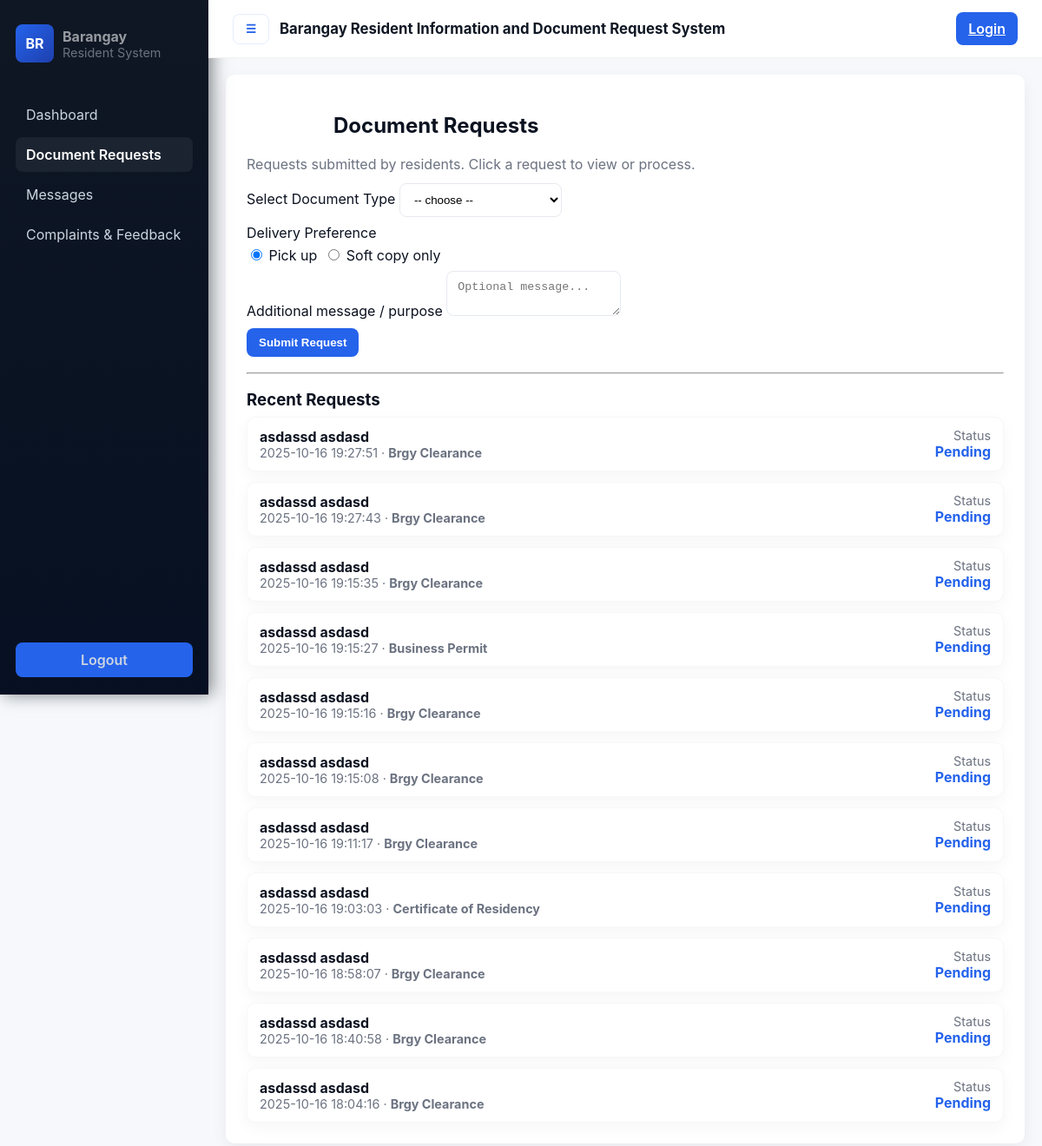
/public/document_requests.php, run on the app's committed database.
### tables this page shows
CREATE TABLE `tbl_requests` (
  `request_id` int(11) NOT NULL,
  `resident_id` int(11) DEFAULT NULL,
  `doc_id` int(11) DEFAULT NULL,
  `status` varchar(50) NOT NULL,
  `date_requested` datetime DEFAULT current_timestamp(),
  `notes` text DEFAULT NULL,
  `payment_method` enum('GCash','Cash') DEFAULT 'GCash',
  `payment_status` enum('Pending','Paid') DEFAULT 'Pending',
  `delivery_option` enum('Soft Copy','Pickup') DEFAULT 'Pickup',
  `release_date` date DEFAULT NULL
);

CREATE TABLE `tbl_residents` (
  `resident_id` int(11) NOT NULL,
  `first_name` varchar(100) NOT NULL,
  `last_name` varchar(100) NOT NULL,
  `birthdate` date NOT NULL,
  `gender` enum('Male','Female','Other') NOT NULL,
  `address` varchar(255) NOT NULL,
  `household_id` int(11) DEFAULT NULL
);

CREATE TABLE `tbl_documents` (
  `doc_id` int(11) NOT NULL,
  `doc_name` varchar(100) NOT NULL,
  `description` text DEFAULT NULL,
  `fee` decimal(10,2) DEFAULT 0.00
);

### includes/session.php (called while the page is built, shortened)
<?php
function current_role() {
    return isset($_SESSION['role']) ? $_SESSION['role'] : null;
}

### public/document_requests.php (the view, shortened to what this page needs)
<?php
$role = isset($_GET['role']) ? $_GET['role'] : 'resident';
include '../includes/sidebar.php';
include '../includes/header.php';
?>
<main class="main-content container">
    <div class="card">
        <div style="display:flex;align-items:center;justify-content:space-between;gap:12px">
            <div>
                <h2 style="margin-left:100">Document Requests</h2>
                <p class="muted" style="margin:4px 0 0 0">Requests submitted by residents. Click a request to view or process.</p>
            </div>
        </div>
        <div style="margin-top:12px">
            <?php
            include_once __DIR__ . '/../includes/db.php';
            include_once __DIR__ . '/../includes/session.php';
            include_once __DIR__ . '/../includes/requests_helper.php';
            $viewerRole = current_role() ? current_role() : $role;
            try {
                $stmt = $pdo->query('SELECT doc_id, doc_name, fee FROM tbl_documents ORDER BY doc_name');
            } catch (Exception $e) {
                $docs = [];
            }
            ?>
            <?php if ($viewerRole !== 'admin' && $viewerRole !== 'staff'): ?>
            <form method="post" id="requestForm">
                <label for="document_type">Select Document Type</label>
                <select name="document_type" id="document_type">
                    <option value="">-- choose --</option>
                </select>
                <div style="margin-top:8px">
                    <label>Delivery Preference</label>
                    <div style="display:flex;gap:8px;margin-top:6px">
                        <label><input type="radio" name="delivery" value="pickup" checked> Pick up</label>
                        <label><input type="radio" name="delivery" value="softcopy"> Soft copy only</label>
                    </div>
                </div>
                <div style="margin-top:8px">
                    <label for="notes">Additional message / purpose</label>
                    <textarea name="notes" id="notes" placeholder="Optional message..."></textarea>
                </div>
                <div style="margin-top:10px">
                    <button class="btn" type="submit">Submit Request</button>
                </div>
            </form>
            <?php else: ?>
            <?php endif; ?>
            <hr style="margin:18px 0" />
            <h3>Recent Requests</h3>
            <?php
            try {
                if ($viewerRole === 'admin' || $viewerRole === 'staff' || $viewerRole === 'resident') {
                    $stmt = $pdo->prepare('SELECT r.request_id, d.doc_name, r.status, r.date_requested, rr.first_name, rr.last_name FROM tbl_requests r LEFT JOIN tbl_documents d ON r.doc_id = d.doc_id LEFT JOIN tbl_residents rr ON r.resident_id = rr.resident_id ORDER BY r.date_requested DESC');
                    $stmt->execute();
                }
                if ($stmt) $recent = $stmt->fetchAll();
            } catch (Exception $e) {
                $recent = [];
            }
            if (empty($recent)){
                echo '<div class="muted">No recent requests.</div>';
            } else {
                echo '<div class="request-list">';
                foreach($recent as $rq){
                    ?>
                    <div class="request-card">
                        <div style="display:flex;justify-content:space-between;align-items:start;gap:12px">
                            <div>
                                <div style="font-weight:700"><?php echo htmlspecialchars(trim($rq['first_name'] . ' ' . $rq['last_name'])); ?></div>
                                <div class="small muted"><?php echo htmlspecialchars($rq['date_requested']); ?> · <strong><?php echo htmlspecialchars($rq['doc_name']); ?></strong></div>
                            </div>
                            <div class="text-right">
                                <div class="small muted">Status</div>
                                <div style="font-weight:700;color:var(--accent)"><?php echo htmlspecialchars($rq['status']); ?></div>
                            </div>
                        </div>
                    </div>
                    <?php
                }
                echo '</div>';
            }
            ?>
        </div>
    </div>
</main>

### assets/css/style.css (style rules this page uses)
* { box-sizing:border-box }
.main-content { margin-left: 240px; padding: 20px; flex: 1; max-width: none; width: 100%; padding-top: 86px; display: flex; flex-direction: column; align-items: flex-start; justify-content: flex-start; min-height: 80vh; box-sizing: border-box; }
.container { background: transparent; max-width: none; margin: 0 auto; width: 100%; display: flex; flex-direction: column; align-items: flex-start; }
.main-content, .container { display: flex; flex-direction: column; align-items: flex-start; margin-left: 240px; padding-top: 86px; width: calc(100% - 240px); }
.card { background: var(--card); border-radius: var(--radius); padding: 24px; box-shadow: 0 6px 18px rgba(12,20,40,0.06); margin-bottom: 18px; width: 100%; max-width: 100%; display: flex; flex-direction: column; align-self: stretch; box-sizing: border-box; }
.card h3 { margin:0 0 8px 0;color:#0b1220 }
.muted { color:var(--muted) }
.btn { display:inline-flex;align-items:center;gap:8px;background:var(--accent);color:#fff;padding:9px 14px;border-radius:8px;border:0;cursor:pointer;font-weight:600 }
input,select,textarea { padding:10px 12px;border-radius:8px;border:1px solid #e6e9ef;background:#fff;outline:none }
.text-right { text-align:right }
.small { font-size:.9rem }
.request-list, .complaint-list { display:flex; flex-direction:column; gap:12px }
.request-card,.complaint-card { background:var(--card); border-radius:10px; padding:12px 14px; box-shadow:0 6px 18px rgba(12,20,40,0.04); border:1px solid rgba(8,15,30,0.03) }
.request-card .small,.complaint-card .small { color:var(--muted) }
.request-card .text-right,.complaint-card .text-right { min-width:120px }

### data on the page
tbl_requests: resident.last_name "asdassd asdasd", date_requested "2025-10-16 19:27:51", doc.doc_name "Brgy Clearance", status "Pending"
tbl_requests: resident.last_name "asdassd asdasd", date_requested "2025-10-16 19:27:43", doc.doc_name "Brgy Clearance", status "Pending"
tbl_requests: resident.last_name "asdassd asdasd", date_requested "2025-10-16 19:15:35", doc.doc_name "Brgy Clearance", status "Pending"
tbl_requests: resident.last_name "asdassd asdasd", date_requested "2025-10-16 19:15:27", doc.doc_name "Business Permit", status "Pending"
tbl_requests: resident.last_name "asdassd asdasd", date_requested "2025-10-16 19:15:16", doc.doc_name "Brgy Clearance", status "Pending"
tbl_requests: resident.last_name "asdassd asdasd", date_requested "2025-10-16 19:15:08", doc.doc_name "Brgy Clearance", status "Pending"
tbl_requests: resident.last_name "asdassd asdasd", date_requested "2025-10-16 19:11:17", doc.doc_name "Brgy Clearance", status "Pending"
tbl_requests: resident.last_name "asdassd asdasd", date_requested "2025-10-16 19:03:03", doc.doc_name "Certificate of Residency", status "Pending"
tbl_requests: resident.last_name "asdassd asdasd", date_requested "2025-10-16 18:58:07", doc.doc_name "Brgy Clearance", status "Pending"
tbl_requests: resident.last_name "asdassd asdasd", date_requested "2025-10-16 18:40:58", doc.doc_name "Brgy Clearance", status "Pending"
tbl_requests: resident.last_name "asdassd asdasd", date_requested "2025-10-16 18:04:16", doc.doc_name "Brgy Clearance", status "Pending"

### other printed values
$label "Dashboard"
$label "Document Requests"
$label "Messages"
$label "Complaints & Feedback"
